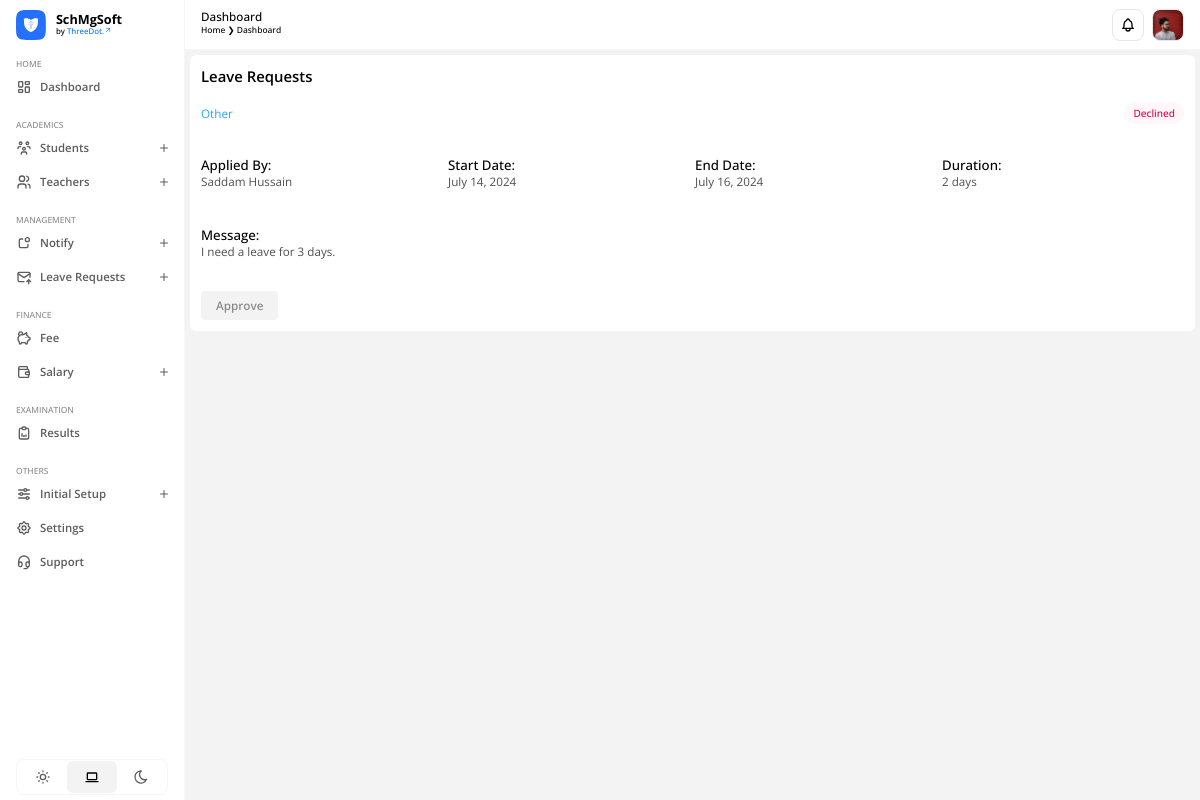
The page /management/leave-requests/teachers/view/3/ (signed in) on the database its author committed.
### apps/users/models.py (models this page shows)
class CustomUser(AbstractUser):
    USER = (
        (1, 'ADMIN'),
        (2, 'TEACHER'),
        (3, 'STUDENT')
    )
    user_type = models.CharField(choices=USER, max_length=20, default=1)
    profile_pic = models.ImageField(upload_to='profile_pic/', null=True, blank=True)
    city = models.CharField(max_length=200, blank=True)
    country = models.CharField(max_length=200, blank=True)

### apps/management/models.py (models this page shows, shortened)
class LeaveApplication(models.Model):
    MESSAGE_TYPE_CHOICES = [
        ('text', 'Text'),
        ('file', 'File'),
        ('image', 'Image'),
    ]
    STATUS_CHOICES = [
        ('Declined', 'Declined'),
        ('Approved', 'Approved'),
        ('Requested', 'Requested'),
    ]
    applicant_id = models.ForeignKey(settings.AUTH_USER_MODEL, on_delete=models.CASCADE)
    date_from = models.DateField()
    date_to = models.DateField()
    title = models.CharField(max_length=500)
    file = models.FileField(upload_to='leave_applications/files/', null=True, blank=True)
    image = models.ImageField(upload_to='leave_applications/images/', null=True, blank=True)
    message = models.TextField(null=True, blank=True)
    message_type = models.CharField(max_length=10, choices=MESSAGE_TYPE_CHOICES, default='text')
    status = models.CharField(max_length=10, choices=STATUS_CHOICES, default='Requested')
    created_at = models.DateTimeField(auto_now_add=True)
    @property
    def duration(self):
        return (self.date_to - self.date_from).days

### apps/management/views.py (the view)
# urls.py: path('leave-requests/teachers/view/<int:id>/', views.view_teachers_leave_requests, name='view-leave-request'),
@login_required(login_url='/')
def view_teachers_leave_requests(request, id):
    leave_request = LeaveApplication.objects.get(id=id)
    context = {
        'leave_request' : leave_request
    }
    return render(request, 'view-leave-request.html', context)

### apps/management/templates/view-leave-request.html (shortened to what this page needs)
{% extends "base.html" %}
{% load static %}
{% block htmlhead %}
<link rel="stylesheet" type="text/css" href="{% static 'css/management/view-leave-request.css' %}" />
{% endblock htmlhead %}
{% block content %}
<div class="container">
    <h3>Leave Requests</h3>
    <div class="view-leave-request">
        <div class="header">
            <h3>{{ leave_request.title }}</h3>
            <div class="badge {{ leave_request.status|lower }}">
                <p>{{ leave_request.status }}</p>
            </div>
        </div>
        <div class="leave-details">
            <div>
                <h3>Applied By:</h3>
                <p>{{ leave_request.applicant_id.first_name }} {{ leave_request.applicant_id.last_name }}</p>
            </div>
            <div>
                <h3>Start Date:</h3>
                <p>{{ leave_request.date_from }}</p>
            </div>
            <div>
                <h3>End Date:</h3>
                <p>{{ leave_request.date_to }}</p>
            </div>
            <div>
                <h3>Duration:</h3>
                {% if leave_request.duration <= 1 %}
                <p>{{ leave_request.duration }} day</p>
                {% else %}
                <p>{{ leave_request.duration }} days</p>
                {% endif %}
            </div>
            <div>
                <h3>Message:</h3>
                <p>{{ leave_request.message }}</p>
            </div>
        </div>
        <div class="action">
            {% if leave_request.status == "Requested" %}
            <button type="button" class="secondary" id="decline-button">Decline</button>
            <button type="button" class="primary" id="approve-button">Approve</button>
            {% elif leave_request.status == "Approved" %}
            <button type="button" disabled>Decline</button>
            {% else %}
            <button type="button" disabled>Approve</button>
            {% endif %}
        </div>
    </div>
</div>
{% include "confirmation.html" %}
{% endblock %}

### SchMgSoft/templates/header.html (shortened to what this page needs)
{% load static %}
{% block content %}
<header>
  <div class="left">
    <h3>Dashboard</h3>
    <div class="breadcrumb">
      <p>Home &#10095; Dashboard</p>
    </div>
  </div>
  <div class="right">
    <div id="notification-icon">
    </div>
    <div id="profile">
      {% if not user.profile_pic %}
      <img
        src="https://images.unsplash.com/photo-1522075469751-3a6694fb2f61?crop=entropy&cs=srgb&fm=jpg&ixid=M3wzMjM4NDZ8MHwxfHJhbmRvbXx8fHx8fHx8fDE3MjA2ODA4NTB8&ixlib=rb-4.0.3&q=85"
        alt="Profile Photo."
      />
      {% else %}
      <img src="{{ user.profile_pic.url }}" alt="Profile Photo." />
      {% endif %}
    </div>
  </div>
</header>
{% endblock %}
{% block extracss %}
<link rel="stylesheet" type="text/css" href="{% static 'css/header.css' %}" />
{% endblock %}

### SchMgSoft/static/css/style.css (style rules this page uses)
:root { --accent-clr-50: #edfaff; --accent-clr-100: #d6f1ff; --accent-clr-200: #b5e9ff; --accent-clr-300: #83ddff; --accent-clr-400: #48c7ff; --accent-clr-500: #1ea8ff; --accent-clr-600: #0689ff; --accent-clr-700: #0075fe; --accent-clr-800: #085ac5; --accent-clr-900: #0d4e9b; --accent-clr-950: #0e305d; --round-sm: 0.125rem; --round-norm: 0.25rem; --round-md: 0.375rem; --round-lg: 0.5rem; --round-xl: 0.75rem; --round-2xl: 1rem; --round-3xl: 1.5rem; --round-full: 50%; --transition-time: 0.15s; --animation-time: 0.3s; }
*, *:before, *:after { margin: 0; padding: 0; box-sizing: border-box; font-family: 'Open Sans', sans-serif; font-synthesis: none; -webkit-font-smoothing: antialiased; -moz-osx-font-smoothing: grayscale; text-rendering: optimizeLegibility; }
html { scroll-behavior: smooth; }
body { margin: 0; padding: 0; min-width: 100%; min-height: 100vh; font-family: 'Open Sans', sans-serif; font-synthesis: none; -webkit-font-smoothing: antialiased; -moz-osx-font-smoothing: grayscale; text-rendering: optimizeLegibility; overflow: hidden; }
body.light-mode { --text-clr-50: #f6f6f6; --text-clr-100: #e7e7e7; --text-clr-200: #d1d1d1; --text-clr-300: #b0b0b0; --text-clr-400: #9c9c9c; --text-clr-500: #8c8c8c; --text-clr-600: #5d5d5d; --text-clr-700: #4f4f4f; --text-clr-800: #454545; --text-clr-900: #3d3d3d; --text-clr-950: #000000; --bg-clr: #f3f3f3; --bg-component: #ffffff; --bg-icon: #f3f3f3; --bg-blur: rgba(255, 255, 255, 0.3); --border-clr: rgba(0, 0, 0, 0.05); --overlay: rgba(0, 0, 0, 0.5); }
p, h1, h2, h3, h4, h5, h6 { padding: 0; margin: 0; }

### SchMgSoft/static/css/management/view-leave-request.css (style rules this page uses)
.container { padding: 11px; width: 100%; display: flex; flex-direction: column; gap: 16px; align-items: start; background: var(--bg-component); border-radius: var(--round-md); }
.container h3 { font-size: 0.931rem; font-weight: 600; text-align: left; color: var(--text-clr-950); }
.view-leave-request { width: 100%; display: flex; flex-direction: column; gap: 16px; align-items: start; }
.view-leave-request .header { width: 100%; display: flex; align-items: center; justify-content: space-between; }
.view-leave-request .header h3 { font-size: 0.731rem; font-weight: 400; text-align: left; color: var(--accent-clr-500); }
.badge { padding: 4px 9px; width: fit-content; border-radius: 24px; display: flex; align-items: center; justify-content: center; }
.badge.declined { background: rgb(255, 247, 250); color: rgb(227, 0, 76); }
.badge p { font-size: 0.631rem; font-weight: 500; text-align: center; }
.view-leave-request .leave-details { width: 100%; display: flex; flex-wrap: wrap; gap: 5px; justify-content: space-around; }
.view-leave-request .leave-details div { padding: 16px 0; flex: 1 1 calc(25% - 5px); min-width: 200px; }
.view-leave-request .leave-details div h3 { font-size: 0.831rem; font-weight: 500; text-align: left; color: var(--text-clr-950); }
.view-leave-request .leave-details div p { font-size: 0.731rem; font-weight: 400; text-align: left; color: var(--text-clr-700); }
.view-leave-request .action { width: 100%; display: flex; align-items: center; gap: 8px; }
.view-leave-request .action button[type='button'] { padding: 7px 15px; display: flex; align-items: center; justify-content: center; border: none; outline: none; background: var(--bg-clr); cursor: pointer; font-size: 0.731rem; font-weight: 600; text-align: center; border-radius: var(--round-norm); }
.view-leave-request .action button:disabled { padding: 7px 15px; display: flex; align-items: center; justify-content: center; border: none; outline: none; background: var(--bg-clr); cursor: not-allowed; font-size: 0.731rem; font-weight: 600; text-align: center; color: var(--text-clr-500); border-radius: var(--round-norm); }

### rows shown on the page
CustomUser: profile_pic (picture)
LeaveApplication: title "Other", status "Declined", applicant_id.first_name "Saddam", applicant_id.last_name "Hussain", date_from "July 14, 2024", date_to "July 16, 2024", duration "2", message "I need a leave for 3 days."
